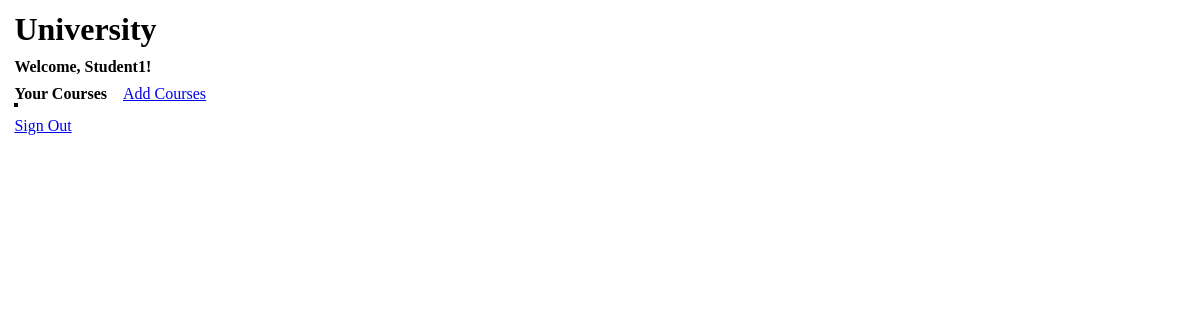
Before: /student/1/myClasses (signed in) with the older database file.
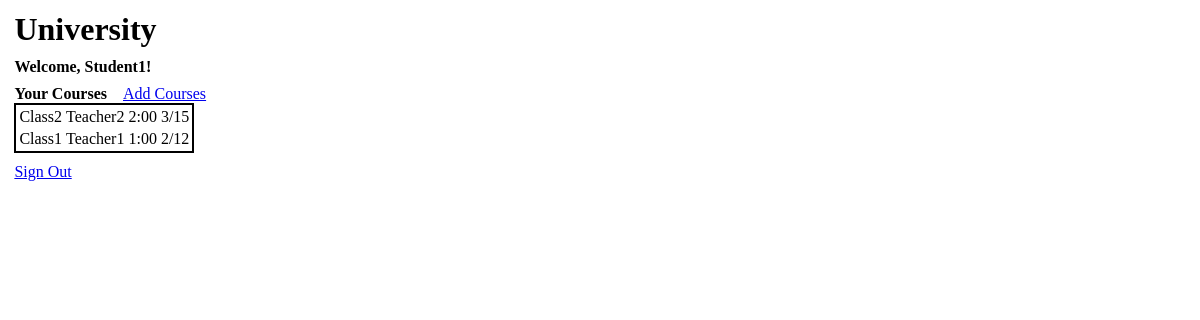
After: the same page with the newer database file.
### models.py (models this page shows, shortened)
class Student(UserMixin, db.Model):
    __tablename__ = "Student"
    id         = db.Column(db.Integer, primary_key=True)
    name       = db.Column(db.String, nullable=False)
    password   = db.Column(db.String, nullable=False) #This needs to be made more secure via Flask Login

class Class(db.Model):
    __tablename__ = "Class"
    id           = db.Column(db.Integer, primary_key=True)
    name         = db.Column(db.String, nullable=False)
    time         = db.Column(db.String, nullable=False)
    max_students = db.Column(db.Integer, nullable=False)
    teacher_id   = db.Column(db.Integer, db.ForeignKey("Teacher.id"))
    teacher      = db.relationship("Teacher", backref=db.backref("classes", lazy=True))

class Teacher(UserMixin, db.Model):
    __tablename__ = "Teacher"
    id         = db.Column(db.Integer, primary_key=True)
    name       = db.Column(db.String, nullable=False)
    password   = db.Column(db.String, nullable=False) #This needs to be made more secure via Flask Login

### main.py (the view)
@app.route("/student/<student_id>/myClasses")
@login_required
def studentMyClasses(student_id):
    student = getStudent(int(student_id))
    classes = getStudentClasses(student)
    return render_template("studentMyClasses.html", classes = classes, student = student, getTeacherName = getTeacherName, getNumberOfEnrolledStudents = getNumberOfEnrolledStudents)

### helperFunctions.py (called while the page is built)
def getStudentClasses(student):
    enrollments = Enrollment.query.filter_by(student_id = student.id).all()
    return [enrollment.enrolledClass for enrollment in enrollments]

def getClassStudents(aClass):
    enrollments = Enrollment.query.filter_by(class_id = aClass.id).all()
    return [enrollment.student for enrollment in enrollments]

def getTeacherName(teacher_id):
    return Teacher.query.filter_by(id=teacher_id).first().name

def getStudent(username = None):
    if username == None:
        return Student.query.first()
    elif type(username) == str:
        return Student.query.filter_by(name=username).first()
    elif type(username) == int:
        return Student.query.filter_by(id=username).first()

def getNumberOfEnrolledStudents(givenClass):
    students = getClassStudents(givenClass)
    return len(students)

### main.py (called while the page is built)
@login_manager.user_loader
def load_user(user_id):
    return Student.query.get(user_id) or Teacher.query.get(user_id)

### templates/studentMyClasses.html (shortened to what this page needs)
<!DOCTYPE html>
<html lang="en">
<head>
    <link rel="stylesheet" href=" {{ url_for('static', filename='studentMyClasses.css') }}">
</head>
<body>
    <div class="boldFont largeFont">University</div>
    <div class="boldFont">Welcome, {{ student.name }}!</div>
    <div>
        <div class="sideBySideContainer">
            <div style="font-weight: bold">Your Courses</div>
            <div><a href="/student/{{ student.id }}/allClasses">Add Courses</a></div>
        </div>
        <div id="classContainer">
            <table class="bordered">
                {% for class in classes: %}
                    <tr>
                        <td> {{ class.name }} </td>
                        <td> {{ getTeacherName(class.teacher_id) }} </td>
                        <td> {{ class.time }} </td>
                        <td> {{ getNumberOfEnrolledStudents(class) }}/{{ class.max_students }}</td>
                    </tr>
                {% endfor %}
            </table>
        </div>
    </div>
    <div><a href="/login">Sign Out</a></div>
</body>
</html>

### static/studentMyClasses.css (style rules this page uses)
* { font-family:consolas; }
body > * { padding:0.2rem; margin:0.2rem; }
.boldFont { font-weight: bold; }
.largeFont { font-size: xx-large; }
.sideBySideContainer { display:flex; justify-content:flex-start; }
.sideBySideContainer > * { margin-right:1rem; }
.bordered { border: 2px solid black; }

Changed rows visible on the page:
now on this page (row edited): Class: name "Class2", teacher.name "Teacher2", time "2:00", getNumberOfEnrolledStudents "3", max_students "15"
now on this page (row edited): Class: name "Class1", teacher.name "Teacher1", time "1:00", getNumberOfEnrolledStudents "2", max_students "12"
